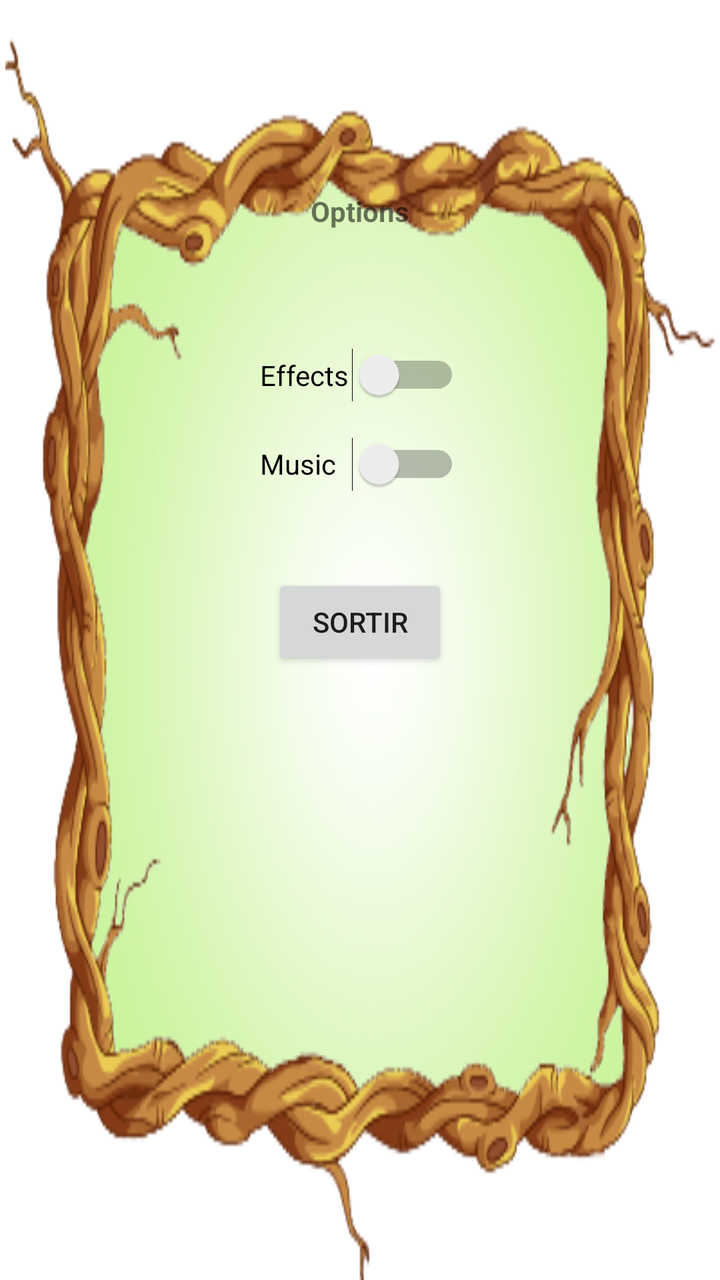
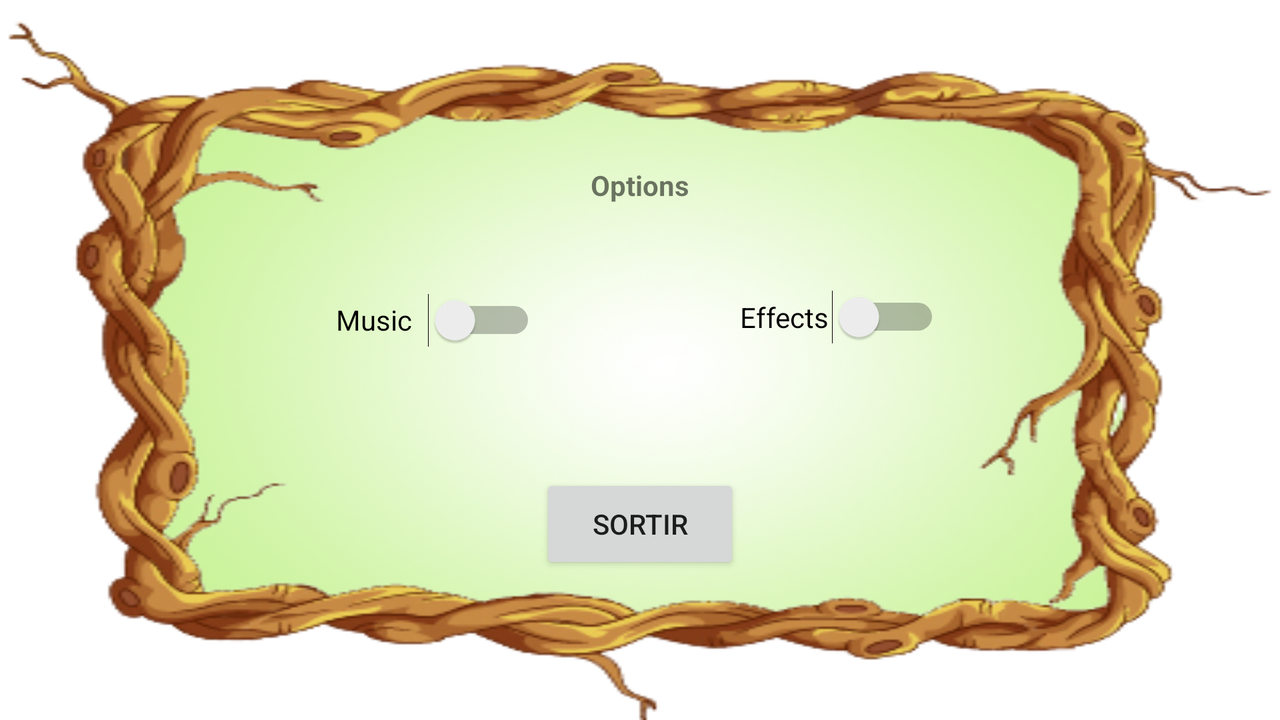

Two renders of one Android screen. The first uses the default layout on a phone; the second uses the alternative layout the repository ships for a different screen configuration, on a matching device. The two XML files are below.
<!-- AndroidManifest.xml: fallback theme Theme.MaterialComponents.DayNight.NoActionBar -->
<!-- res/layout/dialog_opcions.xml -->
<?xml version="1.0" encoding="utf-8"?>
<android.support.constraint.ConstraintLayout xmlns:android="http://schemas.android.com/apk/res/android"
    xmlns:app="http://schemas.android.com/apk/res-auto"
    xmlns:tools="http://schemas.android.com/tools"
    android:layout_width="300dp"
    android:layout_height="500dp"
    android:background="@drawable/branchframe"
    android:orientation="vertical"
    tools:layout_editor_absoluteX="0dp"
    tools:layout_editor_absoluteY="81dp">

    <Switch
        android:id="@+id/switch1"
        android:layout_width="0dp"
        android:layout_height="30dp"
        android:layout_marginTop="16dp"
        android:text="Music"
        app:layout_constraintLeft_toLeftOf="@+id/switch2"
        app:layout_constraintRight_toRightOf="@+id/switch2"
        app:layout_constraintTop_toBottomOf="@+id/switch2"
        tools:layout_constraintLeft_creator="1"
        tools:layout_constraintRight_creator="1"
        tools:layout_constraintTop_creator="1" />

    <Switch
        android:id="@+id/switch2"
        android:layout_width="100dp"
        android:layout_height="0dp"
        android:layout_marginTop="59dp"
        android:text="Effects"
        app:layout_constraintLeft_toLeftOf="parent"
        app:layout_constraintRight_toRightOf="parent"
        app:layout_constraintTop_toBottomOf="@+id/textView"
        tools:layout_constraintLeft_creator="1"
        tools:layout_constraintRight_creator="1"
        tools:layout_constraintTop_creator="1" />

    <TextView
        android:id="@+id/textView"
        android:layout_width="104dp"
        android:layout_height="19dp"
        android:layout_marginTop="96dp"
        android:capitalize="words"
        android:text="Options"
        android:textAlignment="center"
        android:textAllCaps="false"
        android:textColorLink="@android:color/black"
        android:textStyle="bold"
        app:layout_constraintLeft_toLeftOf="parent"
        app:layout_constraintRight_toRightOf="parent"
        app:layout_constraintTop_toTopOf="parent"
        tools:layout_constraintLeft_creator="1"
        tools:layout_constraintRight_creator="1"
        tools:layout_constraintTop_creator="1" />

    <Button
        android:id="@+id/bprova"
        android:layout_width="wrap_content"
        android:layout_height="wrap_content"
        android:layout_marginStart="6dp"
        android:layout_marginTop="40dp"
        android:text="Sortir"
        app:layout_constraintLeft_toLeftOf="@+id/switch1"
        app:layout_constraintTop_toBottomOf="@+id/switch1"
        tools:layout_constraintLeft_creator="1"
        tools:layout_constraintTop_creator="1" />

</android.support.constraint.ConstraintLayout>
<!-- resources referenced by this layout -->
<resources>
  <!-- drawable branchframe: png bitmap (drawable-xxhdpi, 122303 bytes) -->
</resources>
<!-- res/layout-land/dialog_opcions.xml (the author's variant of the layout above) -->
<!-- drawn on the phone turned sideways -->
<?xml version="1.0" encoding="utf-8"?>
<android.support.constraint.ConstraintLayout xmlns:android="http://schemas.android.com/apk/res/android"
    xmlns:app="http://schemas.android.com/apk/res-auto"
    xmlns:tools="http://schemas.android.com/tools"
    android:layout_width="450dp"
    android:layout_height="300dp"
    android:background="@drawable/branchframe"
    android:orientation="vertical"
    tools:layout_editor_absoluteX="0dp"
    tools:layout_editor_absoluteY="73dp">

    <Switch
        android:id="@+id/switch1"
        android:layout_width="100dp"
        android:layout_height="30dp"
        android:layout_marginTop="43dp"
        android:text="Music"
        app:layout_constraintRight_toLeftOf="@+id/textView"
        app:layout_constraintTop_toBottomOf="@+id/textView"
        tools:layout_constraintRight_creator="1"
        tools:layout_constraintTop_creator="1" />

    <Switch
        android:id="@+id/switch2"
        android:layout_width="100dp"
        android:layout_height="0dp"
        android:layout_marginTop="43dp"
        android:text="Effects"
        app:layout_constraintLeft_toRightOf="@+id/bprova"
        app:layout_constraintTop_toBottomOf="@+id/textView"
        tools:layout_constraintLeft_creator="1"
        tools:layout_constraintTop_creator="1" />

    <TextView
        android:id="@+id/textView"
        android:layout_width="104dp"
        android:layout_height="19dp"
        android:layout_marginTop="83dp"
        android:capitalize="words"
        android:text="Options"
        android:textAlignment="center"
        android:textAllCaps="false"
        android:textColorLink="@android:color/black"
        android:textStyle="bold"
        app:layout_constraintLeft_toLeftOf="parent"
        app:layout_constraintRight_toRightOf="parent"
        app:layout_constraintTop_toTopOf="parent"
        tools:layout_constraintLeft_creator="1"
        tools:layout_constraintRight_creator="1"
        tools:layout_constraintTop_creator="1" />

    <Button
        android:id="@+id/bprova"
        android:layout_width="100dp"
        android:layout_height="50dp"
        android:layout_marginBottom="73dp"
        android:text="Sortir"
        app:layout_constraintBottom_toBottomOf="parent"
        app:layout_constraintLeft_toLeftOf="parent"
        app:layout_constraintRight_toRightOf="parent"
        tools:layout_constraintBottom_creator="1"
        tools:layout_constraintLeft_creator="1"
        tools:layout_constraintRight_creator="1" />

</android.support.constraint.ConstraintLayout>
